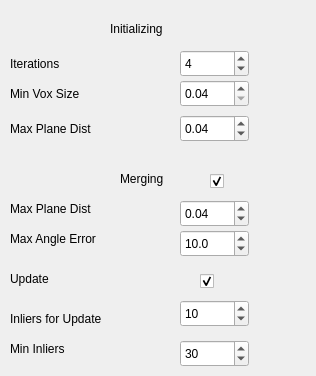
      <widget class="QWidget" name="tab_3">
       <attribute name="title">
        <string>Split + Merge</string>
       </attribute>
       <widget class="QCheckBox" name="checkBox_smUpdate">
        <property name="geometry">
         <rect>
          <x>200</x>
          <y>270</y>
          <width>21</width>
          <height>22</height>
         </rect>
        </property>
        <property name="text">
         <string/>
        </property>
        <property name="checked">
         <bool>true</bool>
        </property>
       </widget>
       <widget class="QLabel" name="label_49">
        <property name="geometry">
         <rect>
          <x>10</x>
          <y>55</y>
          <width>67</width>
          <height>17</height>
         </rect>
        </property>
        <property name="text">
         <string>Iterations</string>
        </property>
       </widget>
       <widget class="QDoubleSpinBox" name="doubleSpinBox_smMinVoxSize">
        <property name="geometry">
         <rect>
          <x>180</x>
          <y>80</y>
          <width>69</width>
          <height>27</height>
         </rect>
        </property>
        <property name="minimum">
         <double>0.040000000000000</double>
        </property>
        <property name="singleStep">
         <double>0.010000000000000</double>
        </property>
        <property name="value">
         <double>0.040000000000000</double>
        </property>
       </widget>
       <widget class="QDoubleSpinBox" name="doubleSpinBox_smMergeMaxDist">
        <property name="geometry">
         <rect>
          <x>180</x>
          <y>200</y>
          <width>69</width>
          <height>27</height>
         </rect>
        </property>
        <property name="singleStep">
         <double>0.010000000000000</double>
        </property>
        <property name="value">
         <double>0.040000000000000</double>
        </property>
       </widget>
       <widget class="QLabel" name="label_87">
        <property name="geometry">
         <rect>
          <x>10</x>
          <y>340</y>
          <width>131</width>
          <height>17</height>
         </rect>
        </property>
        <property name="text">
         <string>Min Inliers</string>
        </property>
       </widget>
       <widget class="QLabel" name="label_53">
        <property name="geometry">
         <rect>
          <x>120</x>
          <y>170</y>
          <width>67</width>
          <height>17</height>
         </rect>
        </property>
        <property name="text">
         <string>Merging</string>
        </property>
       </widget>
       <widget class="QLabel" name="label_50">
        <property name="geometry">
         <rect>
          <x>10</x>
          <y>85</y>
          <width>91</width>
          <height>17</height>
         </rect>
        </property>
        <property name="text">
         <string>Min Vox Size</string>
        </property>
       </widget>
       <widget class="QSpinBox" name="spinBox_smMinInliers">
        <property name="geometry">
         <rect>
          <x>180</x>
          <y>340</y>
          <width>69</width>
          <height>27</height>
         </rect>
        </property>
        <property name="maximum">
         <number>999999</number>
        </property>
        <property name="value">
         <number>30</number>
        </property>
       </widget>
       <widget class="QLabel" name="label_52">
        <property name="geometry">
         <rect>
          <x>10</x>
          <y>120</y>
          <width>121</width>
          <height>17</height>
         </rect>
        </property>
        <property name="text">
         <string>Max Plane Dist</string>
        </property>
       </widget>
       <widget class="QLabel" name="label_55">
        <property name="geometry">
         <rect>
          <x>10</x>
          <y>200</y>
          <width>111</width>
          <height>17</height>
         </rect>
        </property>
        <property name="text">
         <string>Max Plane Dist</string>
        </property>
       </widget>
       <widget class="QSpinBox" name="spinBox_smUpdateInterval">
        <property name="geometry">
         <rect>
          <x>180</x>
          <y>300</y>
          <width>69</width>
          <height>27</height>
         </rect>
        </property>
        <property name="maximum">
         <number>999999</number>
        </property>
        <property name="value">
         <number>10</number>
        </property>
       </widget>
       <widget class="QLabel" name="label_56">
        <property name="geometry">
         <rect>
          <x>10</x>
          <y>270</y>
          <width>67</width>
          <height>17</height>
         </rect>
        </property>
        <property name="text">
         <string>Update</string>
        </property>
       </widget>
       <widget class="QCheckBox" name="checkBox_smMerge">
        <property name="geometry">
         <rect>
          <x>210</x>
          <y>170</y>
          <width>97</width>
          <height>22</height>
         </rect>
        </property>
        <property name="text">
         <string/>
        </property>
        <property name="checked">
         <bool>true</bool>
        </property>
       </widget>
       <widget class="QDoubleSpinBox" name="doubleSpinBox_smMergeMaxAngle">
        <property name="geometry">
         <rect>
          <x>180</x>
          <y>230</y>
          <width>69</width>
          <height>27</height>
         </rect>
        </property>
        <property name="decimals">
         <number>1</number>
        </property>
        <property name="value">
         <double>10.000000000000000</double>
        </property>
       </widget>
       <widget class="QDoubleSpinBox" name="doubleSpinBox_smInitMaxDist">
        <property name="geometry">
         <rect>
          <x>180</x>
          <y>115</y>
          <width>69</width>
          <height>27</height>
         </rect>
        </property>
        <property name="minimum">
         <double>0.000000000000000</double>
        </property>
        <property name="singleStep">
         <double>0.010000000000000</double>
        </property>
        <property name="value">
         <double>0.040000000000000</double>
        </property>
       </widget>
       <widget class="QSpinBox" name="spinBox_smIter">
        <property name="geometry">
         <rect>
          <x>180</x>
          <y>50</y>
          <width>69</width>
          <height>27</height>
         </rect>
        </property>
        <property name="value">
         <number>4</number>
        </property>
       </widget>
       <widget class="QLabel" name="label_54">
        <property name="geometry">
         <rect>
          <x>10</x>
          <y>230</y>
          <width>121</width>
          <height>17</height>
         </rect>
        </property>
        <property name="text">
         <string>Max Angle Error</string>
        </property>
       </widget>
       <widget class="QLabel" name="label_57">
        <property name="geometry">
         <rect>
          <x>10</x>
          <y>310</y>
          <width>131</width>
          <height>17</height>
         </rect>
        </property>
        <property name="text">
         <string>Inliers for Update</string>
        </property>
       </widget>
       <widget class="QLabel" name="label_51">
        <property name="geometry">
         <rect>
          <x>110</x>
          <y>20</y>
          <width>81</width>
          <height>17</height>
         </rect>
        </property>
        <property name="text">
         <string>Initializing</string>
        </property>
       </widget>
      </widget>
